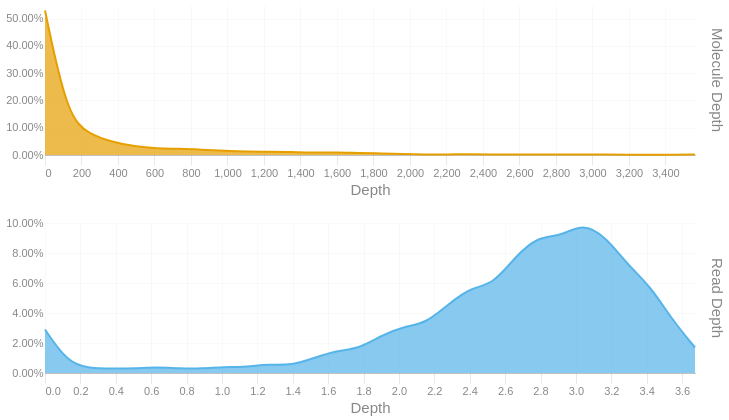

Here is the notebook cell this chart was saved with:
### Code cell
readdep = depth_hist(tb['Read Depth'], q99, 3)
readdep = readdep.with_columns(pl.lit('Read Depth').alias('Metric'))
if not SKIPLR:
    moldep = depth_hist(tb['Molecule Depth'], mol_q99, 1)
    moldep = moldep.with_columns(pl.lit('Molecule Depth').alias('Metric'))
    _hist = pl.concat([readdep, moldep])
    _hist = _hist.filter(pl.col('Proportion') != 0)
    with SafeRender(_hist):
        (
            alt.Chart(_hist)        
            .mark_area(interpolate = "basis")
            .encode(
                x=alt.X('Bin:Q').scale(domainMin=0).axis(alt.Axis(title='Depth')),
                y = alt.Y('Proportion:Q', title = None).axis(format = '.2%'),
                color = alt.Color('Metric:N').legend(None),
                row = alt.Row("Metric:N").header(title = None, labelOrient = 'right'),
                tooltip = [
                    alt.Tooltip("Metric:N", title = "Metric"),
                    alt.Tooltip('Interval:N', title = "Depth Interval"),
                    alt.Tooltip('Proportion:Q', title = "% Alignments").format('.2%')
                ]
            )
            .resolve_scale(x='independent', y='independent')
            .properties(
                height = 150, width = 650,
                usermeta={'embedOptions': {'downloadFileName': f'{samplename}.depth.hist'}}
            )
        ).display()
else:
    readdep = readdep.filter(pl.col('Proportion') != 0)
    with SafeRender(readdep):
        (
            alt.Chart(readdep)        
            .mark_area(interpolate = "basis")
            .encode(
                x=alt.X('Bin:Q').scale(domainMin=0).axis(alt.Axis(title='Depth')),
                y = alt.Y('Proportion:Q', title = None).axis(format = '.2%'),
                tooltip = [
                    alt.Tooltip('Interval:N', title = "Depth Interval"),
                    alt.Tooltip('Proportion:Q', title = "% Alignments").format('.2%')
                ]
            )
            .properties(
                usermeta={'embedOptions': {'downloadFileName': f'{samplename}.depth.hist'}}
            )
        ).display()

### Figure 1 — Vega-Lite specification as saved in the notebook (floating-point values rounded to 4 significant figures)
{"width": 650, "height": 150, "config": {"title": {"anchor": "start", "dy": -15, "fontSize": 18, "color": "#888888", "subtitleColor": "#888888", "subtitleFontSize": 14}, "arc": {"fill": "#0072B2"}, "axis": {"domainColor": "#888888", "domainWidth": 0.5, "gridWidth": 0.2, "grid": false, "titleFontWeight": 400, "titleFontSize": 15, "labelFontSize": 11, "labelColor": "#888888", "tickColor": "#888888", "tickWidth": 0.2, "titleColor": "#888888"}, "axisBand": {"grid": false}, "axisX": {"grid": true, "tickSize": 10, "domainCap": "round"}, "axisY": {"domain": false, "grid": true, "tickSize": 0, "domainCap": "round"}, "background": "transparent", "header": {"labelFontSize": 15, "labelColor": "#888888", "titleFontSize": 15, "titleFontWeight": 600, "titleColor": "#888888"}, "legend": {"labelFont": "sans-serif", "labelFontSize": 12, "labelColor": "#888888", "symbolSize": 100, "symbolType": "circle", "titleFontSize": 12, "titlePadding": 10, "titleColor": "#888888", "title": null}, "range": {"category": ["#E69F00", "#56B4E9", "#009E73", "#F0E442", "#0072B2", "#D55E00", "#CC79A7", "#000000"], "diverging": ["#cfe8f3", "#a2d4ec", "#73bfe2", "#46abdb", "#1696d2", "#12719e"]}, "area": {"fill": "#0072B2", "fillOpacity": 0.7, "line": true, "strokeOpacity": 0.7}, "line": {"color": "#0072B2", "stroke": "#0072B2", "strokeWidth": 2}, "trail": {"color": "#0072B2", "stroke": "#0072B2", "strokeWidth": 0, "size": 1}, "point": {"filled": true, "fillOpacity": 1.0, "size": 95}, "text": {"color": "#888888", "fontSize": 11, "align": "right", "fontWeight": 400, "size": 11}, "bar": {"fill": "#0072B2", "stroke": null}, "view": {"stroke": null, "continuousWidth": 660, "continuousHeight": 400}}, "data": {"name": "data-24db2f3337ab6c5f8f1e560c5a19d683"}, "mark": {"type": "area", "interpolate": "basis"}, "encoding": {"color": {"field": "Metric", "legend": null, "type": "nominal"}, "row": {"field": "Metric", "header": {"title": null, "labelOrient": "right"}, "type": "nominal"}, "tooltip": [{"field": "Metric", "title": "Metric", "type": "nominal"}, {"field": "Interval", "title": "Depth Interval", "type": "nominal"}, {"field": "Proportion", "format": ".2%", "title": "% Alignments", "type": "quantitative"}], "x": {"axis": {"title": "Depth"}, "field": "Bin", "scale": {"domainMin": 0}, "type": "quantitative"}, "y": {"axis": {"format": ".2%"}, "field": "Proportion", "title": null, "type": "quantitative"}}, "resolve": {"scale": {"x": "independent", "y": "independent"}}, "usermeta": {"embedOptions": {"downloadFileName": "S5_Hudson_1179.depth.hist"}}, "$schema": "https://vega.github.io/schema/vega-lite/v6.1.0.json", "datasets": {"data-24db2f3337ab6c5f8f1e560c5a19d683": [{"Bin": 0.0, "Interval": "0.0-0.127", "Proportion": 0.029, "Metric": "Read Depth"}, {"Bin": 0.127, "Interval": "0.127-0.253", "Proportion": 0.007, "Metric": "Read Depth"}, {"Bin": 0.253, "Interval": "0.253-0.38", "Proportion": 0.003, "Metric": "Read Depth"}, {"Bin": 0.38, "Interval": "0.38-0.507", "Proportion": 0.003, "Metric": "Read Depth"}, {"Bin": 0.507, "Interval": "0.507-0.633", "Proportion": 0.003, "Metric": "Read Depth"}, {"Bin": 0.633, "Interval": "0.633-0.76", "Proportion": 0.004, "Metric": "Read Depth"}, {"Bin": 0.76, "Interval": "0.76-0.887", "Proportion": 0.003, "Metric": "Read Depth"}, {"Bin": 0.887, "Interval": "0.887-1.013", "Proportion": 0.003, "Metric": "Read Depth"}, {"Bin": 1.013, "Interval": "1.013-1.14", "Proportion": 0.004, "Metric": "Read Depth"}, {"Bin": 1.14, "Interval": "1.14-1.267", "Proportion": 0.004, "Metric": "Read Depth"}, {"Bin": 1.267, "Interval": "1.267-1.393", "Proportion": 0.006, "Metric": "Read Depth"}, {"Bin": 1.393, "Interval": "1.393-1.52", "Proportion": 0.005, "Metric": "Read Depth"}, {"Bin": 1.52, "Interval": "1.52-1.647", "Proportion": 0.01, "Metric": "Read Depth"}, {"Bin": 1.647, "Interval": "1.647-1.773", "Proportion": 0.015, "Metric": "Read Depth"}, {"Bin": 1.773, "Interval": "1.773-1.9", "Proportion": 0.016, "Metric": "Read Depth"}, {"Bin": 1.9, "Interval": "1.9-2.027", "Proportion": 0.025, "Metric": "Read Depth"}, {"Bin": 2.027, "Interval": "2.027-2.153", "Proportion": 0.031, "Metric": "Read Depth"}, {"Bin": 2.153, "Interval": "2.153-2.28", "Proportion": 0.033, "Metric": "Read Depth"}, {"Bin": 2.28, "Interval": "2.28-2.407", "Proportion": 0.046, "Metric": "Read Depth"}, {"Bin": 2.407, "Interval": "2.407-2.533", "Proportion": 0.057, "Metric": "Read Depth"}, {"Bin": 2.533, "Interval": "2.533-2.66", "Proportion": 0.059, "Metric": "Read Depth"}, {"Bin": 2.66, "Interval": "2.66-2.787", "Proportion": 0.078, "Metric": "Read Depth"}, {"Bin": 2.787, "Interval": "2.787-2.913", "Proportion": 0.091, "Metric": "Read Depth"}, {"Bin": 2.913, "Interval": "2.913-3.04", "Proportion": 0.091, "Metric": "Read Depth"}, {"Bin": 3.04, "Interval": "3.04-3.167", "Proportion": 0.1, "Metric": "Read Depth"}, {"Bin": 3.167, "Interval": "3.167-3.293", "Proportion": 0.091, "Metric": "Read Depth"}, {"Bin": 3.293, "Interval": "3.293-3.42", "Proportion": 0.072, "Metric": "Read Depth"}, {"Bin": 3.42, "Interval": "3.42-3.547", "Proportion": 0.058, "Metric": "Read Depth"}, {"Bin": 3.547, "Interval": "3.547-3.673", "Proportion": 0.035, "Metric": "Read Depth"}, {"Bin": 3.673, "Interval": "3.673-3.8", "Proportion": 0.017, "Metric": "Read Depth"}, {"Bin": 0.0, "Interval": "0.0-122.8", "Proportion": 0.53, "Metric": "Molecule Depth"}, {"Bin": 122.8, "Interval": "122.8-245.7", "Proportion": 0.139, "Metric": "Molecule Depth"}, {"Bin": 245.7, "Interval": "245.7-368.5", "Proportion": 0.075, "Metric": "Molecule Depth"}, {"Bin": 368.5, "Interval": "368.5-491.3", "Proportion": 0.048, "Metric": "Molecule Depth"}, {"Bin": 491.3, "Interval": "491.3-614.1", "Proportion": 0.031, "Metric": "Molecule Depth"}, {"Bin": 614.1, "Interval": "614.1-737.0", "Proportion": 0.024, "Metric": "Molecule Depth"}, {"Bin": 737.0, "Interval": "737.0-859.8", "Proportion": 0.023, "Metric": "Molecule Depth"}, {"Bin": 859.8, "Interval": "859.8-982.6", "Proportion": 0.019, "Metric": "Molecule Depth"}, {"Bin": 982.6, "Interval": "982.6-1105.4", "Proportion": 0.015, "Metric": "Molecule Depth"}, {"Bin": 1105.0, "Interval": "1105.4-1228.3", "Proportion": 0.012, "Metric": "Molecule Depth"}, {"Bin": 1228.0, "Interval": "1228.3-1351.1", "Proportion": 0.012, "Metric": "Molecule Depth"}, {"Bin": 1351.0, "Interval": "1351.1-1473.9", "Proportion": 0.011, "Metric": "Molecule Depth"}, {"Bin": 1474.0, "Interval": "1473.9-1596.7", "Proportion": 0.009, "Metric": "Molecule Depth"}, {"Bin": 1597.0, "Interval": "1596.7-1719.6", "Proportion": 0.01, "Metric": "Molecule Depth"}, {"Bin": 1720.0, "Interval": "1719.6-1842.4", "Proportion": 0.007, "Metric": "Molecule Depth"}, {"Bin": 1842.0, "Interval": "1842.4-1965.2", "Proportion": 0.006, "Metric": "Molecule Depth"}, {"Bin": 1965.0, "Interval": "1965.2-2088.1", "Proportion": 0.003, "Metric": "Molecule Depth"}, {"Bin": 2088.0, "Interval": "2088.1-2210.9", "Proportion": 0.002, "Metric": "Molecule Depth"}, {"Bin": 2211.0, "Interval": "2210.9-2333.7", "Proportion": 0.002, "Metric": "Molecule Depth"}, {"Bin": 2334.0, "Interval": "2333.7-2456.5", "Proportion": 0.003, "Metric": "Molecule Depth"}, {"Bin": 2456.0, "Interval": "2456.5-2579.4", "Proportion": 0.002, "Metric": "Molecule Depth"}, {"Bin": 2579.0, "Interval": "2579.4-2702.2", "Proportion": 0.002, "Metric": "Molecule Depth"}, {"Bin": 2702.0, "Interval": "2702.2-2825.0", "Proportion": 0.002, "Metric": "Molecule Depth"}, {"Bin": 2825.0, "Interval": "2825.0-2947.8", "Proportion": 0.002, "Metric": "Molecule Depth"}, {"Bin": 2948.0, "Interval": "2947.8-3070.7", "Proportion": 0.002, "Metric": "Molecule Depth"}, {"Bin": 3071.0, "Interval": "3070.7-3193.5", "Proportion": 0.002, "Metric": "Molecule Depth"}, {"Bin": 3194.0, "Interval": "3193.5-3316.3", "Proportion": 0.001, "Metric": "Molecule Depth"}, {"Bin": 3316.0, "Interval": "3316.3-3439.1", "Proportion": 0.001, "Metric": "Molecule Depth"}, {"Bin": 3439.0, "Interval": "3439.1-3562.0", "Proportion": 0.001, "Metric": "Molecule Depth"}, {"Bin": 3562.0, "Interval": "3562.0-3684.8", "Proportion": 0.002, "Metric": "Molecule Depth"}]}}
